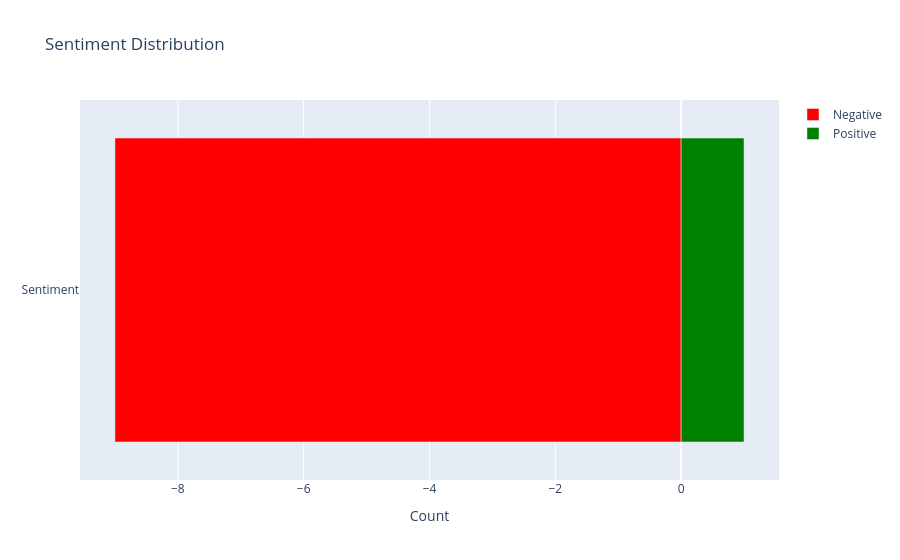

Notebook source saved alongside this figure:
### Code cell
pos_count = df[df["sentiment"] == "POSITIVE"].shape[0]
neg_count = df[df["sentiment"] == "NEGATIVE"].shape[0]

fig = go.Figure()

# Negative (left)
fig.add_trace(go.Bar(
    x=[-neg_count],
    y=["Sentiment"],
    orientation='h',
    name="Negative",
    marker=dict(color="red")
))

# Positive (right)
fig.add_trace(go.Bar(
    x=[pos_count],
    y=["Sentiment"],
    orientation='h',
    name="Positive",
    marker=dict(color="green")
))

fig.update_layout(
    title="Sentiment Distribution",
    barmode="relative",  # bars diverge from center
    xaxis=dict(title="Count", zeroline=True, zerolinewidth=2),
    showlegend=True
)

fig.show()

### Figure 1 — Plotly figure (JSON) as saved in the notebook; plotly's stock layout.template omitted (floating-point values rounded to 4 significant figures)
{"data": [{"marker": {"color": "red"}, "name": "Negative", "orientation": "h", "type": "bar", "x": [-9], "y": ["Sentiment"]}, {"marker": {"color": "green"}, "name": "Positive", "orientation": "h", "type": "bar", "x": [1], "y": ["Sentiment"]}], "layout": {"barmode": "relative", "showlegend": true, "title": {"text": "Sentiment Distribution"}, "xaxis": {"title": {"text": "Count"}, "zeroline": true, "zerolinewidth": 2}}}
